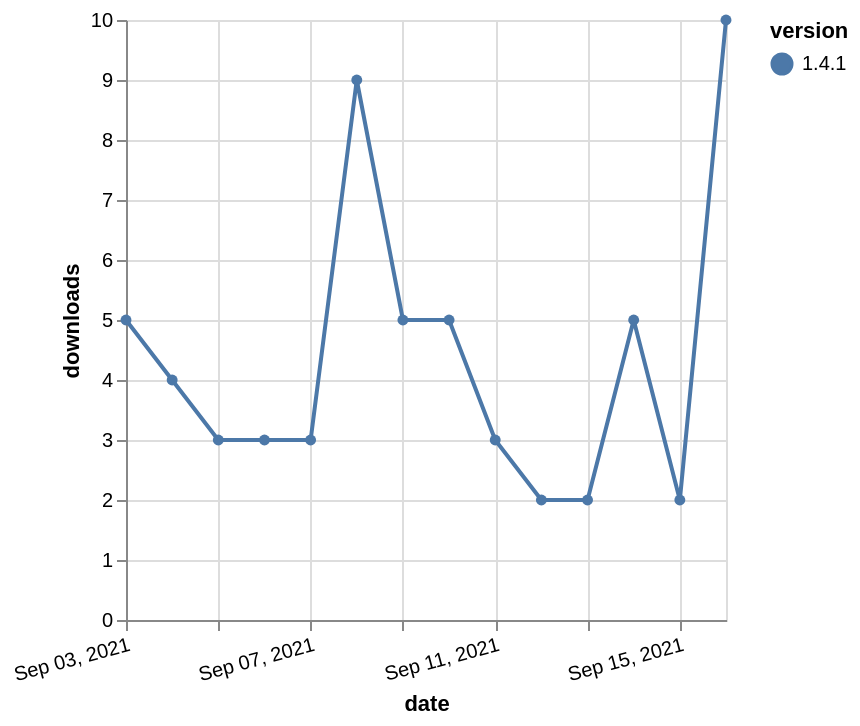

Vega-Lite specification for this chart:
### Vega-Lite specification from a JSON file in a GitHub repository (floating-point values rounded to 4 significant figures)
{"$schema": "https://vega.github.io/schema/vega-lite/v5.json", "description": "A simple bar chart with embedded data.", "data": {"values": [{"date": "2021-09-03", "total": 12025, "delta": 5, "version": "1.4.1"}, {"date": "2021-09-04", "total": 12029, "delta": 4, "version": "1.4.1"}, {"date": "2021-09-05", "total": 12032, "delta": 3, "version": "1.4.1"}, {"date": "2021-09-06", "total": 12035, "delta": 3, "version": "1.4.1"}, {"date": "2021-09-07", "total": 12038, "delta": 3, "version": "1.4.1"}, {"date": "2021-09-08", "total": 12047, "delta": 9, "version": "1.4.1"}, {"date": "2021-09-09", "total": 12052, "delta": 5, "version": "1.4.1"}, {"date": "2021-09-10", "total": 12057, "delta": 5, "version": "1.4.1"}, {"date": "2021-09-11", "total": 12060, "delta": 3, "version": "1.4.1"}, {"date": "2021-09-12", "total": 12062, "delta": 2, "version": "1.4.1"}, {"date": "2021-09-13", "total": 12064, "delta": 2, "version": "1.4.1"}, {"date": "2021-09-14", "total": 12069, "delta": 5, "version": "1.4.1"}, {"date": "2021-09-15", "total": 12071, "delta": 2, "version": "1.4.1"}, {"date": "2021-09-16", "total": 12081, "delta": 10, "version": "1.4.1"}]}, "width": "container", "mark": {"type": "line", "point": {"filled": true}}, "encoding": {"x": {"field": "date", "type": "temporal", "timeUnit": "yearmonthdate", "title": "date", "axis": {"labelAngle": -15}}, "y": {"field": "delta", "type": "quantitative", "title": "downloads"}, "color": {"field": "version", "type": "nominal"}, "tooltip": {"field": "delta"}}}
